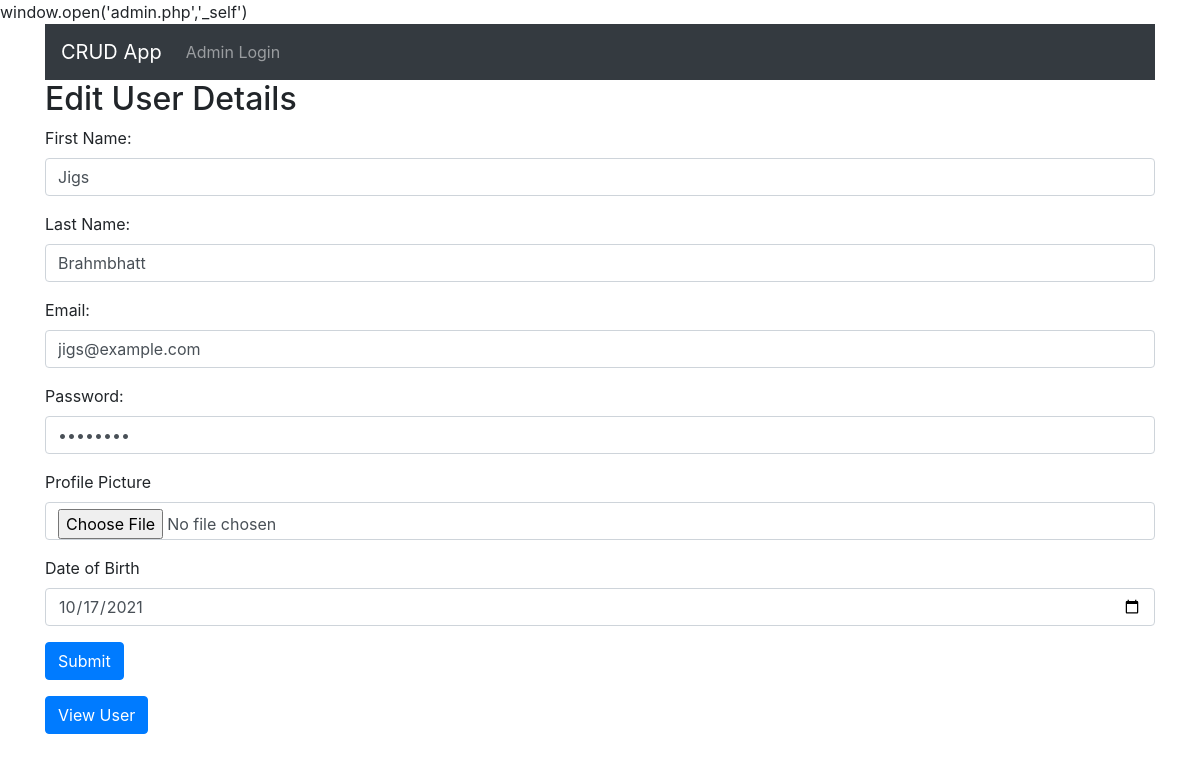
Page /edit_user.php?edit=14 on the committed database.
### tables this page shows
CREATE TABLE `user` (
  `user_id` int(11) NOT NULL,
  `user_fname` varchar(255) NOT NULL,
  `user_lname` varchar(255) NOT NULL,
  `user_email` varchar(255) NOT NULL,
  `user_password` varchar(255) NOT NULL,
  `user_dob` date NOT NULL,
  `user_img` varchar(255) NOT NULL
);

### edit_user.php (the view, shortened to what this page needs)
<?php
    if(!isset($_SESSION['email'])){
        echo "<scrpit>window.open('admin.php','_self')</script>";
    }
?>
<!doctype html>
<html lang="en">
  <head>
    <link rel="stylesheet" href="https://stackpath.bootstrapcdn.com/bootstrap/4.3.1/css/bootstrap.min.css">
  </head>
  <body>
  <body>
<div class="container">
<?php require 'Partial/nav2.php'  ?>
  <h2>Edit User Details</h2>
  <?php
        include 'connect.php';
        if(isset($_GET['edit'])){
            $edit_id = $_GET['edit'];
            $select1 = "SELECT * FROM user WHERE user_id='$edit_id'";
            $runn = mysqli_query($conn, $select1);
            $row_user = mysqli_fetch_array($runn);
            $user_fname = $row_user["user_fname"];
            $user_lname = $row_user["user_lname"];
            $user_email = $row_user["user_email"];
            $user_password = $row_user["user_password"];
            $user_dob= $row_user["user_dob"];
       }
    ?>
  <form action="" method="post" enctype="multipart/form-data">
  <div class="form-group">
      <label >First Name:</label>
      <input type="text" class="form-control"  value="<?php  echo $user_fname; ?>" placeholder="First Name" name="user_fname">
    </div>
    <div class="form-group">
      <label >Last Name:</label>
      <input type="text" class="form-control" value="<?php  echo $user_lname; ?>" placeholder="Last Name" name="user_lname">
    </div>
    <div class="form-group">
      <label for="email">Email:</label>
      <input type="email" class="form-control"  value="<?php  echo $user_email; ?>" placeholder="Enter email" name="user_email">
    </div>
    <div class="form-group">
      <label for="pwd">Password:</label>
      <input type="password" class="form-control" value="<?php  echo $user_password; ?>" placeholder="Enter password" name="user_password">
    </div>
    <div class="form-group">
      <label >Profile Picture</label>
      <input type="file" class="form-control"  placeholder="Image" name="user_img">
    </div>
    <div class="mb-3">
        <label>Date of Birth</label>
        <input type="date" class="form-control" value="<?php  echo $user_dob; ?>" id="dob" name="user_dob">
    </div>
    <input type="submit" name="insert-btn" class="btn btn-primary"/>
  </form>
?><a class="btn btn-primary" href="view_user.php">View User</a>
</div>
</body>
  </body>
</html>

### rows in the picture
user: user_fname "Jigs", user_lname "Brahmbhatt", user_email "jigs@example.com", user_dob "10/17/2021"
